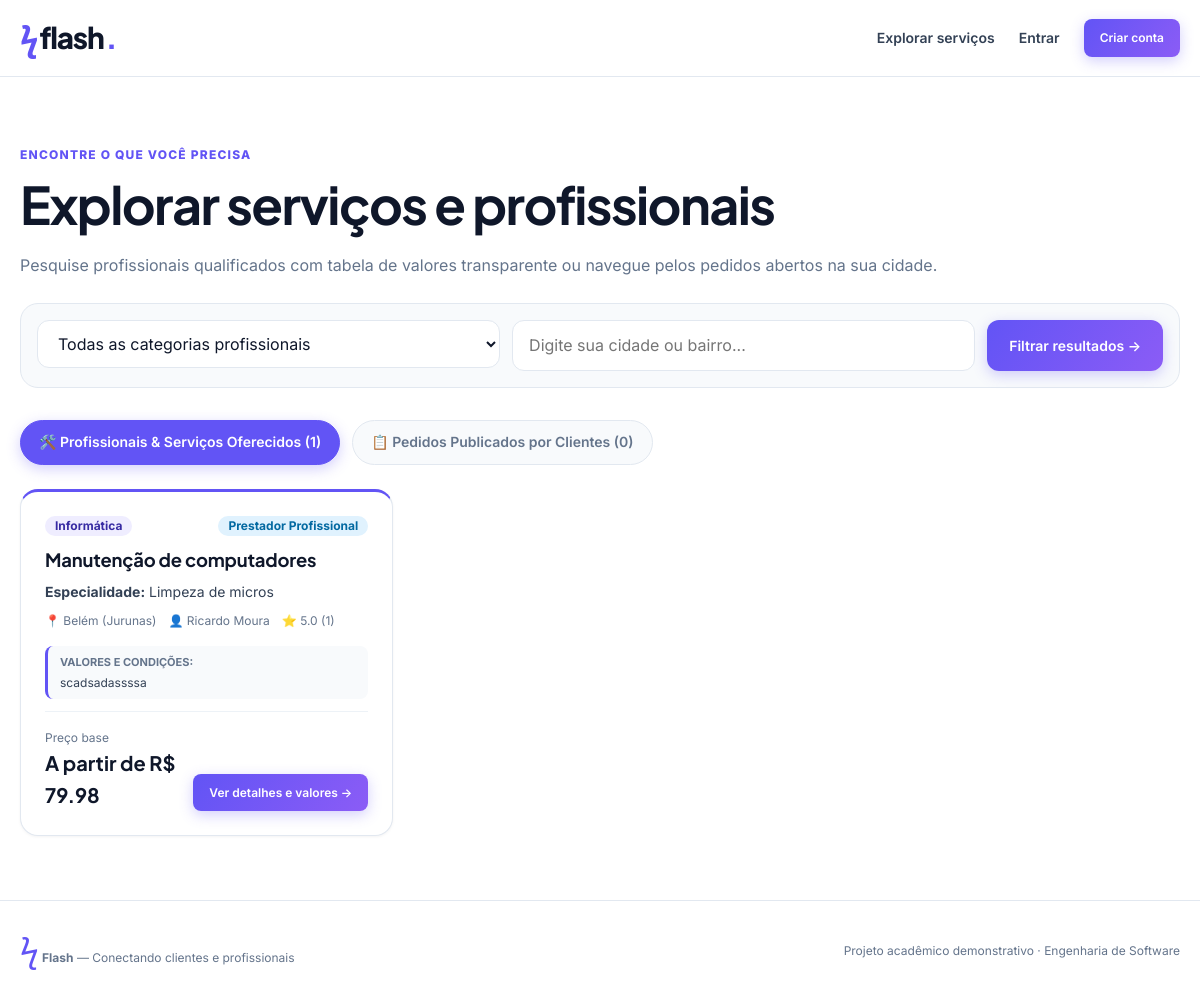
The app's page /servicos with its own data.
### tables this page shows
CREATE TABLE services_offered (id INTEGER PRIMARY KEY, professional_id INTEGER NOT NULL REFERENCES users(id), title TEXT NOT NULL, category TEXT NOT NULL, area_of_expertise TEXT NOT NULL, description TEXT NOT NULL, city TEXT NOT NULL, region TEXT NOT NULL, pricing_details TEXT NOT NULL, base_price REAL NOT NULL DEFAULT 0, active INTEGER NOT NULL DEFAULT 1, created_at TEXT NOT NULL DEFAULT CURRENT_TIMESTAMP);

CREATE TABLE users (id INTEGER PRIMARY KEY, name TEXT NOT NULL, email TEXT UNIQUE NOT NULL, password TEXT NOT NULL, role TEXT NOT NULL CHECK(role IN ('cliente','profissional')), city TEXT NOT NULL);

### app.py (the view)
@app.route('/servicos')
def jobs():
    cat = request.args.get('categoria', '')
    city = request.args.get('cidade', '').strip()[:100]
    tab = request.args.get('tipo', 'profissionais')
    with conn() as db:
        serv_sql = '''
            SELECT s.*, u.name professional_name, u.city professional_city,
                   COALESCE((SELECT ROUND(AVG(r.rating), 1) FROM reviews r WHERE r.professional_id = u.id), 0) avg_rating,
                   (SELECT COUNT(*) FROM reviews r WHERE r.professional_id = u.id) total_reviews
            FROM services_offered s
            JOIN users u ON u.id = s.professional_id
            WHERE s.active = 1
        '''
        serv_args = []
        if cat in CATEGORIES:
            serv_sql += ' AND s.category = ?'
            serv_args.append(cat)
        if city:
            serv_sql += ' AND (LOWER(s.city) LIKE LOWER(?) OR LOWER(s.region) LIKE LOWER(?) OR LOWER(u.city) LIKE LOWER(?))'
            serv_args.extend(['%' + city + '%', '%' + city + '%', '%' + city + '%'])
        serv_sql += ' ORDER BY s.id DESC LIMIT 100'
        services = db.execute(serv_sql, serv_args).fetchall()
        jobs_sql = 'SELECT j.*, u.name client_name FROM jobs j JOIN users u ON u.id = j.client_id WHERE j.status = "aberto"'
        jobs_args = []
        if cat in CATEGORIES:
            jobs_sql += ' AND j.category = ?'
            jobs_args.append(cat)
        if city:
            jobs_sql += ' AND LOWER(j.city) LIKE LOWER(?)'
            jobs_args.append('%' + city + '%')
        jobs_sql += ' ORDER BY j.id DESC LIMIT 100'
        items = db.execute(jobs_sql, jobs_args).fetchall()
    return render_template('jobs.html', jobs=items, services=services, cat=cat, city=city, tab=tab)

### app.py (called while the page is built)
def conn():
    db=sqlite3.connect(DB); db.row_factory=sqlite3.Row; db.execute('PRAGMA foreign_keys=ON'); return db

@app.after_request
def security_headers(response):
    response.headers['X-Content-Type-Options'] = 'nosniff'
    response.headers['Referrer-Policy'] = 'strict-origin-when-cross-origin'
    response.headers['X-Frame-Options'] = 'DENY'
    response.headers['Permissions-Policy'] = 'camera=(), microphone=(), geolocation=()'
    return response

@app.before_request
def csrf_guard():
    if 'csrf' not in session: session['csrf']=secrets.token_urlsafe(24)
    if request.method=='POST' and not secrets.compare_digest(session['csrf'], request.form.get('csrf','')): abort(400)

@app.context_processor
def globals_for_templates(): return dict(me=current_user(), categories=CATEGORIES, csrf=session.get('csrf'))

def current_user():
    if not session.get('uid'): return None
    with conn() as db: return db.execute('SELECT id,name,email,role,city FROM users WHERE id=?',(session['uid'],)).fetchone()

### templates/jobs.html (shortened to what this page needs)
{% extends 'base.html' %}
{% from 'components/_job_card.html' import job_card %}
{% from 'components/_service_card.html' import service_card %}
{% block content %}
<section class="container section">
  <div class="page-header">
    <span class="eyebrow">ENCONTRE O QUE VOCÊ PRECISA</span>
    <h1>Explorar serviços e profissionais</h1>
    <p class="muted">
      Pesquise profissionais qualificados com tabela de valores transparente ou navegue pelos pedidos abertos na sua cidade.
    </p>
  </div>
  <form class="filters" method="get" role="search" aria-label="Filtrar por categoria e cidade">
    <div class="filter-group">
      <select id="filter-categoria" name="categoria" class="filter-select">
        <option value="">Todas as categorias profissionais</option>
      </select>
    </div>
    <div class="filter-group">
      <input
        id="filter-cidade"
        name="cidade"
        value="{{ city }}"
        placeholder="Digite sua cidade ou bairro..."
        class="filter-input"
        autocomplete="address-level2">
    </div>
    <button class="btn" type="submit">Filtrar resultados →</button>
  </form>
  <div class="nav-tabs-wrapper" role="tablist" aria-label="Opções de visualização">
    <a
      href="{{ url_for('jobs', tipo='profissionais', categoria=cat, cidade=city) }}"
      class="tab-pill {% if tab == 'profissionais' %}active{% endif %}"
      role="tab"
      aria-selected="{{ 'true' if tab == 'profissionais' else 'false' }}">
      🛠️ Profissionais & Serviços Oferecidos ({{ services|length }})
    </a>
    <a
      href="{{ url_for('jobs', tipo='pedidos', categoria=cat, cidade=city) }}"
      class="tab-pill {% if tab == 'pedidos' %}active{% endif %}"
      role="tab"
      aria-selected="{{ 'true' if tab == 'pedidos' else 'false' }}">
      📋 Pedidos Publicados por Clientes ({{ jobs|length }})
    </a>
  </div>
  {% if tab == 'profissionais' %}
    <div class="cards">
      {% for s in services %}
        {{ service_card(s) }}
      {% endfor %}
    </div>
  {% endif %}
</section>
{% endblock %}

### templates/components/_service_card.html (shortened to what this page needs)
{% macro service_card(s, is_owner=false, csrf=none) %}
<div class="jobcard service-card">
  <div class="jobcard-header">
    <span class="tag tag-aberto">{{ s.category }}</span>
    <span class="tag tag-pro-badge">Prestador Profissional</span>
  </div>
  <h3 class="jobcard-title">{{ s.title }}</h3>
  <p class="service-area-text">
    <strong>Especialidade:</strong> {{ s.area_of_expertise }}
  </p>
  <p class="jobcard-meta">
    <span class="meta-item">📍 {{ s.city }} ({{ s.region }})</span>
    {% if s.professional_name %}
      <span class="meta-item">👤 {{ s.professional_name }}</span>
    {% endif %}
    {% if s.avg_rating is defined and s.avg_rating > 0 %}
      <span class="meta-item rating-star">⭐ {{ s.avg_rating }} ({{ s.total_reviews }})</span>
    {% endif %}
  </p>
  <div class="service-pricing-snippet">
    <span class="pricing-label">Valores e Condições:</span>
    <p class="pricing-preview-text">{{ s.pricing_details|truncate(90, true, '...') }}</p>
  </div>
  <div class="cardfoot">
    <div class="budget-block">
      <span class="budget-label">Preço base</span>
      <strong class="budget-val">
        {% if s.base_price and s.base_price > 0 %}
          A partir de R$ {{ '%.2f'|format(s.base_price) }}
        {% else %}
          Sob Consulta
        {% endif %}
      </strong>
    </div>
    <div class="cardfoot-actions">
      <a class="btn btn-small" href="{{ url_for('service_detail', service_id=s.id) }}">
        Ver detalhes e valores →
      </a>
    </div>
  </div>
</div>
{% endmacro %}

### records on screen
services_offered: category "Informática", title "Manutenção de computadores", area_of_expertise "Limpeza de micros", city "Belém", region "Jurunas", professional_name "Ricardo Moura", avg_rating "5.0", total_reviews "1", pricing_details "scadsadassssa", base_price "79.98"

### other values on screen
{{ services|length }} "1"
{{ jobs|length }} "0"
